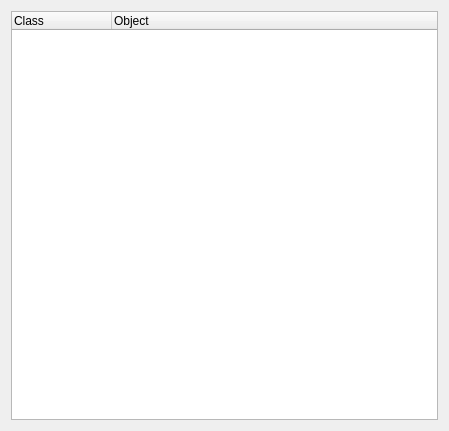
<?xml version="1.0" encoding="UTF-8"?>
<ui version="4.0">
 <class>QSpyForm</class>
 <widget class="QWidget" name="QSpyForm">
  <property name="geometry">
   <rect>
    <x>0</x>
    <y>0</y>
    <width>449</width>
    <height>431</height>
   </rect>
  </property>
  <property name="windowTitle">
   <string>Form</string>
  </property>
  <layout class="QVBoxLayout" name="verticalLayout">
   <item>
    <widget class="QSplitter" name="splitter">
     <property name="orientation">
      <enum>Qt::Horizontal</enum>
     </property>
     <widget class="QTreeWidget" name="treeWidget">
      <column>
       <property name="text">
        <string>Class</string>
       </property>
      </column>
      <column>
       <property name="text">
        <string>Object</string>
       </property>
      </column>
     </widget>
    </widget>
   </item>
  </layout>
 </widget>
 <resources/>
 <connections/>
</ui>
